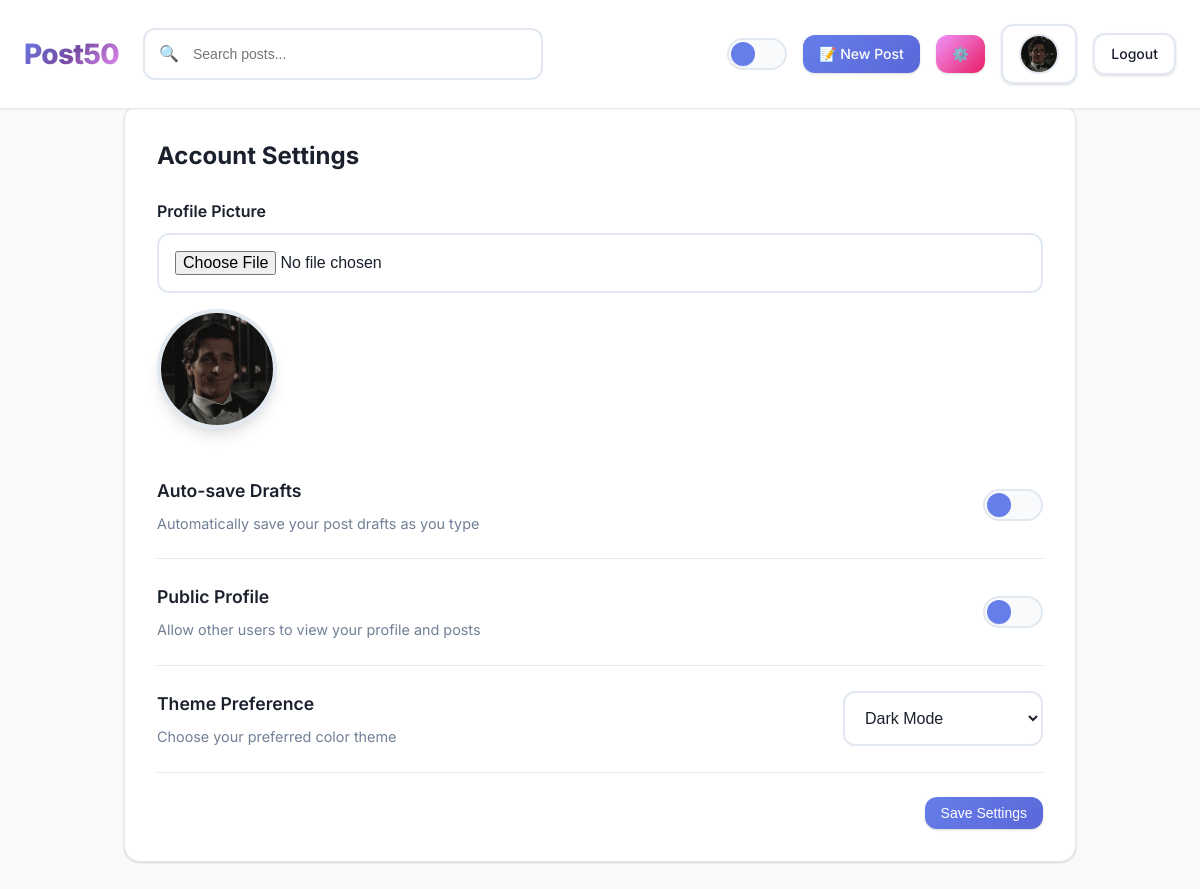
/settings (signed in), run on the app's committed database.
### app.py (models this page shows, shortened)
class User(db.Model, UserMixin):
    id = db.Column(db.Integer, primary_key=True)
    username = db.Column(db.String(80), unique=True, nullable=False)
    email = db.Column(db.String(120), unique=True, nullable=False)
    password_hash = db.Column(db.String(256), nullable=False)
    avatar_path = db.Column(db.String(255))
    theme_preference = db.Column(db.String(10), default='system')  # 'light', 'dark', 'system'
    created_at = db.Column(db.DateTime, default=dt.datetime.utcnow)
    posts = db.relationship('Post', backref='author', lazy=True)
    comments = db.relationship('Comment', backref='author', lazy=True)
    votes = db.relationship('Vote', backref='voter', lazy=True)

### app.py (the view, shortened to what this page needs)
    @app.route('/settings', methods=['GET', 'POST'])
    @login_required
    def settings():
        return render_template('settings.html')

### app.py (called while the page is built)
@login_manager.user_loader
def load_user(user_id):
    return User.query.get(int(user_id))

### templates/settings.html (shortened to what this page needs)
{% extends "base.html" %}
{% block content %}
<div class="form-card">
    <h2>Account Settings</h2>
    <form method="post" enctype="multipart/form-data">
        <label for="avatar">Profile Picture</label>
        <input type="file" name="avatar" id="avatar" class="form-input" accept="image/*">
        {% if current_user.avatar_path %}
        <div style="margin: 16px 0;">
            <img src="{{ current_user.avatar_path }}" alt="Current avatar" class="avatar-large">
        </div>
        {% else %}
        <div style="margin: 16px 0;">
            <div class="avatar-large avatar-placeholder" style="width: 120px; height: 120px; font-size: 3rem;">
                {{ current_user.username[0].upper() }}
            </div>
        </div>
        {% endif %}
        <div class="settings-toggle">
            <div class="toggle-info">
                <h3>Auto-save Drafts</h3>
                <p>Automatically save your post drafts as you type</p>
            </div>
            <button type="button" class="theme-toggle" id="autosaveToggle" role="switch" aria-checked="true">
                <div class="theme-toggle-track">
                    <div class="theme-toggle-thumb"></div>
                </div>
            </button>
        </div>
        <div class="settings-toggle">
            <div class="toggle-info">
                <h3>Public Profile</h3>
                <p>Allow other users to view your profile and posts</p>
            </div>
            <button type="button" class="theme-toggle" id="publicToggle" role="switch" aria-checked="true">
                <div class="theme-toggle-track">
                    <div class="theme-toggle-thumb"></div>
                </div>
            </button>
        </div>
        <div class="settings-toggle">
            <div class="toggle-info">
                <h3>Theme Preference</h3>
                <p>Choose your preferred color theme</p>
            </div>
            <select name="theme" class="form-input" style="max-width: 200px;">
                <option value="dark" {% if current_user.theme_preference == 'dark' %}selected{% endif %}>Dark Mode</option>
            </select>
        </div>
        <div class="form-actions">
            <button type="submit" class="btn btn-primary">Save Settings</button>
        </div>
    </form>
</div>
{% endblock %}

### templates/base.html (shortened to what this page needs)
<!doctype html>
<html lang="en" data-theme="system">
<head>
  <link rel="stylesheet" href="{{ url_for('static', filename='css/style.css') }}">
</head>
<body>
  <div id="app">
    <header class="nav-header">
      <div class="nav-container">
        <div class="nav-brand">
          <a href="{{ url_for('index') }}" class="brand-link">
            <h1 class="brand-text">Post50</h1>
          </a>
        </div>
        <div class="nav-search">
          <form id="searchForm" action="{{ url_for('index') }}" method="get">
            <input type="text" name="q" id="searchInput" placeholder="Search posts..." class="search-input" value="{{ request.args.get('q','') }}">
            <div class="search-icon">🔍</div>
          </form>
        </div>
        <div class="nav-actions">
          <button id="themeToggle" class="theme-toggle" role="switch" aria-checked="false" aria-label="Toggle theme">
            <div class="theme-toggle-track">
              <div class="theme-toggle-thumb"></div>
            </div>
          </button>
          {% if current_user.is_authenticated %}
            <a href="{{ url_for('post_new') }}" class="btn btn-primary">📝 New Post</a>
            <a href="{{ url_for('settings') }}" class="btn btn-secondary">⚙️</a>
            <a href="{{ url_for('profile', user_id=current_user.id) }}" class="btn btn-outline">
              {% if current_user.avatar_path %}
                <img src="{{ current_user.avatar_path }}" class="avatar" alt="avatar">
              {% else %}
                <span class="avatar-placeholder">{{ current_user.username[0].upper() }}</span>
              {% endif %}
            </a>
            <a href="{{ url_for('logout') }}" class="btn btn-outline">Logout</a>
          {% else %}
            <a href="{{ url_for('login') }}" class="btn btn-primary">Login</a>
            <a href="{{ url_for('register') }}" class="btn btn-outline">Register</a>
          {% endif %}
        </div>
      </div>
    </header>
    <main class="main-content">
      {% block content %}{% endblock %}
    </main>
  </div>
</body>
</html>

### data on the page
User: avatar_path (picture), theme "Dark Mode"
